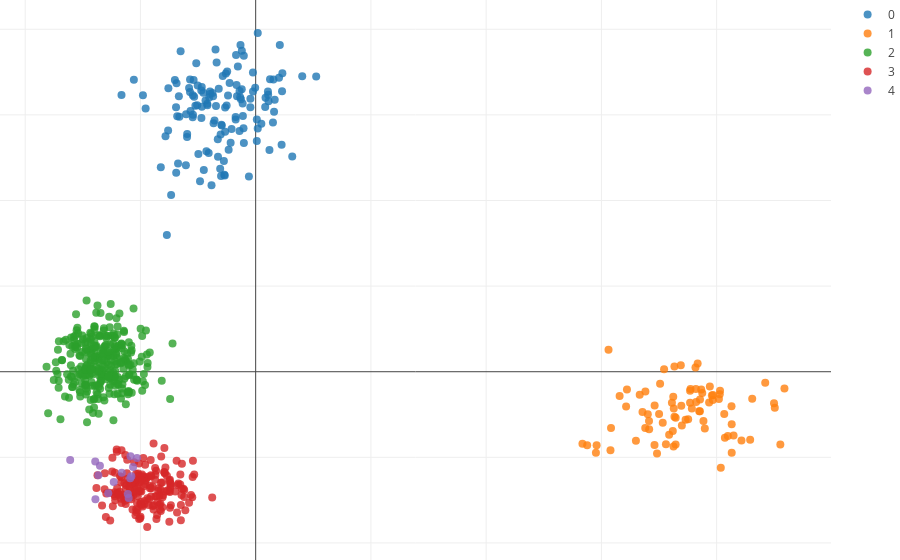

The cell this chart's notebook holds for it:
### Markdown cell above
Plotting our original samples onto our re-computed feature space:

### Code cell
fig_data= [go.Scatter3d(
        x = New_features[[x for x in range(sum(Sizes)) if labels[x] == i],0],
        y = New_features[[x for x in range(sum(Sizes)) if labels[x] == i],1],
        type='scatter',
        mode= "markers",
        marker= {
        'line': {'width': 0},
        'size': 8,
        'symbol': 'circle',
      "opacity": .8
      },
      name= str(i)
    ) for i in range(N_pops)]


layout = go.Layout(
    margin=dict(
        l=0,
        r=0,
        b=0,
        t=0
    ),
    scene= Scene(
    yaxis=dict(
        title='PC2: {}'.format(round(var_comps[1],3))),
    xaxis=dict(
    title= 'PC1: {}'.format(round(var_comps[0],3))))
)

fig = go.Figure(data=fig_data, layout=layout)
iplot(fig)

### Figure 1 — Plotly figure (JSON) as saved in the notebook; plotly's stock layout.template omitted (floating-point values rounded to 4 significant figures; data arrays with more than 128 entries replaced by an {"elided": "..."} marker saying what was removed)
{"data": [{"marker": {"line": {"width": 0}, "opacity": 0.8, "size": 8, "symbol": "circle"}, "mode": "markers", "name": "0", "type": "scatter", "x": {"elided": "130 float values"}, "y": {"elided": "130 float values"}}, {"marker": {"line": {"width": 0}, "opacity": 0.8, "size": 8, "symbol": "circle"}, "mode": "markers", "name": "1", "type": "scatter", "x": [3.332, 4.553, 3.382, 3.482, 3.414, 2.958, 3.82, 3.462, 3.544, 3.835, 3.849, 4.072, 3.628, 3.38, 3.634, 4.13, 3.941, 3.769, 3.698, 2.876, 3.158, 3.612, 4.308, 3.222, 4.215, 4.129, 3.967, 3.357, 3.532, 3.083, 4.147, 3.816, 3.875, 3.509, 4.504, 3.214, 3.588, 3.403, 2.835, 3.73, 3.769, 3.968, 3.773, 3.959, 3.461, 3.644, 4.588, 4.498, 4.02, 4.066, 3.855, 4.291, 3.885, 3.062, 3.5, 3.855, 3.753, 3.866, 3.822, 3.079, 3.619, 3.633, 3.935, 3.56, 4.036, 3.785, 4.097, 3.626, 4.421, 4.029, 2.952, 3.897, 3.623, 3.299, 4.131, 3.693, 3.644, 3.413, 3.689, 4.027], "y": [-0.2679, -0.8499, -0.2323, -0.956, -0.673, -0.8589, -0.2013, -0.3952, 0.02778, 0.09543, -0.4607, -0.7712, -0.4299, -0.6588, -0.5267, -0.614, -0.1737, -0.3628, -0.6275, -0.8582, -0.2843, -0.3637, -0.3161, -0.2062, -0.804, -0.4045, -0.3296, -0.4699, -0.5948, -0.6572, -0.7436, 0.04844, -0.249, -0.1413, -0.4223, -0.4049, -0.7372, -0.4969, -0.8405, -0.5619, -0.2209, -0.2729, -0.2023, -0.2773, -0.8555, -0.8502, -0.1949, -0.3691, -0.3182, -0.495, -0.3247, -0.7938, -0.5769, 0.2577, -0.4944, -0.4611, -0.5565, -0.2072, -0.354, -0.9184, -0.6927, 0.06165, -0.3603, -0.8476, -1.122, -0.4297, -0.7517, -0.8721, -0.1298, -0.2223, -0.9474, -0.6637, -0.2926, -0.8069, -0.9459, -0.3989, -0.5379, -0.5746, 0.0756, -0.2638]}, {"marker": {"line": {"width": 0}, "opacity": 0.8, "size": 8, "symbol": "circle"}, "mode": "markers", "name": "2", "type": "scatter", "x": {"elided": "300 float values"}, "y": {"elided": "300 float values"}}, {"marker": {"line": {"width": 0}, "opacity": 0.8, "size": 8, "symbol": "circle"}, "mode": "markers", "name": "3", "type": "scatter", "x": {"elided": "180 float values"}, "y": {"elided": "180 float values"}}, {"marker": {"line": {"width": 0}, "opacity": 0.8, "size": 8, "symbol": "circle"}, "mode": "markers", "name": "4", "type": "scatter", "x": [-1.232, -1.089, -1.351, -1.079, -1.102, -1.109, -1.392, -1.162, -1.391, -1.03, -1.086, -1.064, -1.279, -1.365, -1.61], "y": [-1.289, -1.245, -1.097, -1.221, -1.475, -1.427, -1.049, -1.179, -1.491, -1.008, -0.9871, -1.112, -1.418, -1.208, -1.03]}], "layout": {"margin": {"b": 0, "l": 0, "r": 0, "t": 0}, "scene": {"xaxis": {"title": "PC1: 0.153"}, "yaxis": {"title": "PC2: 0.11"}}}}
